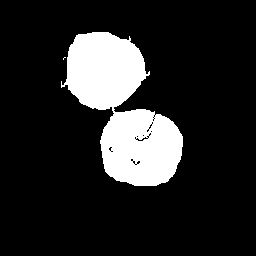
#> input picture 영상처리_다해상도&모폴로지_7/OpenClose-binary-test.bmp, 256 x 256 px
$ python morphology_simple-4connectivity.py
#> lines starting #> are read from the running program, lines starting #| are printed output that depends on the picture; after the words box and inside, x2 and y2 are one past the last pixel; in counts of white or black regions, pixels touching at a corner belong together
# 이름
import cv2 as cv
import numpy as np
import sys

roi = cv.imread('OpenClose-binary-test.bmp')
#> roi is the input picture: shape (256, 256, 3); 15.3% white; 2 white regions (1 under 20 px), largest, box (x1, y1, x2, y2) and area: (61, 32, 183, 186) 10006
roi_gray = cv.cvtColor(roi,cv.COLOR_BGR2GRAY)

new_img_erosion = roi_gray.copy()
ret,thresh = cv.threshold(roi_gray,127,255,0)

for i in range(1,roi_gray.shape[0]-1):
    for j in range(1,roi_gray.shape[1]-1):
        if roi_gray.item(i,j) == 255:
            if roi_gray.item(i-1,j) == 0 or roi_gray.item(i+1,j) == 0 or roi_gray.item(i,j-1) == 0 or roi_gray.item(i,j+1) == 0:
                new_img_erosion.itemset(i,j,0)
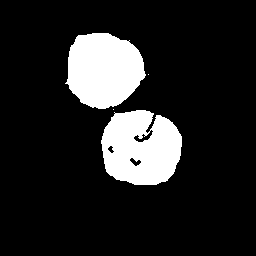
#> new_img_erosion: shape (256, 256); 14.3% white; 4 white regions (2 under 20 px), largest, box (x1, y1, x2, y2) and area: (101, 110, 182, 185) 4727, (65, 33, 146, 109) 4631

new_img_dilation = new_img_erosion.copy()
for i in range(1,roi_gray.shape[0]-1):
    for j in range(1,roi_gray.shape[1]-1):
        if new_img_erosion.item(i,j) == 0:
            if new_img_erosion.item(i-1,j) == 255 or new_img_erosion.item(i+1,j) == 255 or new_img_erosion.item(i,j-1) == 255 or new_img_erosion.item(i,j+1) == 255:
                new_img_dilation.itemset(i,j,255)
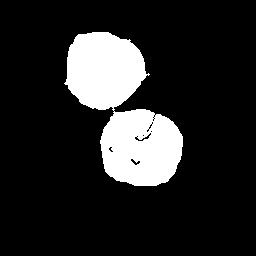
#> new_img_dilation: shape (256, 256); 15.2% white; 1 white region, box (x1, y1, x2, y2) and area: (64, 32, 183, 186) 9958

cv.imshow('origin',roi_gray)
cv.imshow('img_dilation',new_img_dilation)
cv.imshow('img_erosion',new_img_erosion)
cv.waitKey(0)
cv.destroyAllWindows()
